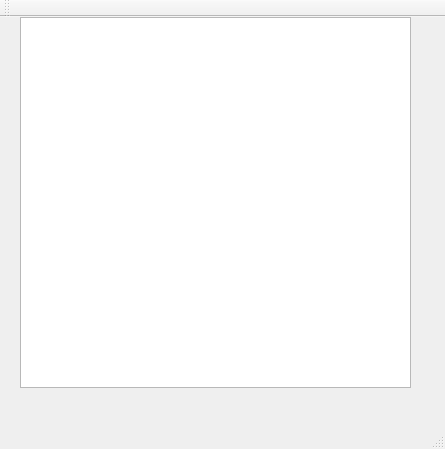
<?xml version="1.0" encoding="UTF-8"?>
<ui version="4.0">
 <class>MainWindow</class>
 <widget class="QMainWindow" name="MainWindow">
  <property name="geometry">
   <rect>
    <x>0</x>
    <y>0</y>
    <width>445</width>
    <height>449</height>
   </rect>
  </property>
  <property name="windowTitle">
   <string>MainWindow</string>
  </property>
  <widget class="QWidget" name="centralWidget">
   <widget class="QTextEdit" name="textEdit">
    <property name="geometry">
     <rect>
      <x>20</x>
      <y>0</y>
      <width>391</width>
      <height>371</height>
     </rect>
    </property>
   </widget>
  </widget>
  <widget class="QMenuBar" name="menuBar">
   <property name="geometry">
    <rect>
     <x>0</x>
     <y>0</y>
     <width>445</width>
     <height>31</height>
    </rect>
   </property>
  </widget>
  <widget class="QToolBar" name="mainToolBar">
   <attribute name="toolBarArea">
    <enum>TopToolBarArea</enum>
   </attribute>
   <attribute name="toolBarBreak">
    <bool>false</bool>
   </attribute>
  </widget>
  <widget class="QStatusBar" name="statusBar"/>
 </widget>
 <layoutdefault spacing="6" margin="11"/>
 <resources/>
 <connections/>
</ui>
